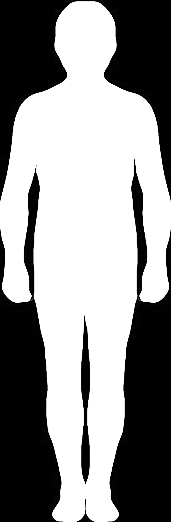
%> input picture Matlab/mask.png, 171 x 522 px
$ octave embody_stats2.m   (GNU Octave 9; MATLAB toolbox functions it lacks are replaced by stand-ins)
%> lines starting %> are read from the running program, lines starting %| are printed output that depends on the picture
### Matlab/FDR.m
function [pID,pN] = FDR(p,q)
% FORMAT [pID,pN] = FDR(p,q)
%
% p   - vector of p-values
% q   - False Discovery Rate level
%
% pID - p-value threshold based on independence or positive dependence
% pN  - Nonparametric p-value threshold
%______________________________________________________________________________
% $Id: FDR.m,v 1.1 2009/10/20 09:04:30 nichols Exp $


p = p(isfinite(p));  % Toss NaN's
p = sort(p(:));
V = length(p);
I = (1:V)';

cVID = 1;
cVN = sum(1./(1:V));

pID = p(max(find(p<=I/V*q/cVID)));
pN = p(max(find(p<=I/V*q/cVN)));

### Matlab/embody_stats2.m
%% this is just a quick demo of how to efficiently run a two-sample ttest
% for a set of preprocessed subjects

clear all
close all


%% mask (we consider only pixels inside the mask for multiple comparisons)
mask=imread('mask.png');
%> mask is the input picture: size 522x171 uint8; min 0, max 255, mean 144.3
in_mask=find(mask>128); % list of pixels inside the mask
%> in_mask = 50364 values from 201 to 88971


%% load all subjects
basepath=['./preprocessed/']
files=dir([basepath '*.mat']); % preprocessed files, obtained by running embody2.m
NS=length(files);
NC=14; % number of conditions
data=zeros(length(in_mask),NS,NC);

for s=1:NS
    load([basepath files(s).name]); % now we have variable resmat
    % reshape 3D matrix intro 2D matrix ( pixels X conditions )
    temp=reshape(resmat,[],NC);
    data(:,s,:)=temp(in_mask,:);
end

%% load all subjects2
basepath=['./preprocessed2/']
files=dir([basepath '*.mat']); % preprocessed files, obtained by running embody_demo2.m
NS2=length(files);
NC2=14; % number of conditions
data2=zeros(length(in_mask),NS2,NC2);

for s=1:NS2
    load([basepath files(s).name]); % now we have variable resmat
    % reshape 3D matrix intro 2D matrix ( pixels X conditions )
    temp2=reshape(resmat,[],NC2);
    data2(:,s,:)=temp2(in_mask,:);
end

tdata=zeros(length(in_mask),NC);
for condit=1:NC
    [H,P,CI,STATS] = ttest2(data(:,:,condit)', data2(:,:,condit)');
    tdata(:,condit)=STATS.tstat;
end

%% multiple comparisons correction across all conditions
alltdata=tdata(:);
alltdata(find(~isfinite(alltdata))) = [];   % getting rid of anomalies due to low number of demo subjects (ie no variance)

df=NS-1;    % degreeso of freedom
P        = 1-cdf('T',alltdata,df);  % p values
%> P = []
[pID pN] = FDR(P,0.05);             % BH FDR
%> in FDR, `V = length(p);`: V = 0
%> in FDR, `I = (1:V)';`: I = []
%> in FDR, `cVN = sum(1./(1:V));`: cVN = 0
%> in FDR, `pID = p(max(find(p<=I/V*q/cVID)));`: pID = []
%> pID = []; pN = []
tID      = icdf('T',1-pID,df);      % T threshold, indep or pos. correl.
%> tID = []
tN       = icdf('T',1-pN,df) ;      % T threshold, no correl. assumptions
%> tN = []

%% plot tmaps

M=15; % max range for colorbar
NumCol=64;


th=tID; % if tID is null, you need to use an uncorrected T-value threshold.
%> th = []
if(isempty(th))
    % using uncorrected T-value threshold
    th=3;
end

non_sig=round(th/M*NumCol); % proportion of non significant colors
hotmap=hot(NumCol-non_sig);
coldmap=flipud([hotmap(:,3) hotmap(:,2) hotmap(:,1) ]);
hotcoldmap=[
    coldmap
    zeros(2*non_sig,3);
    hotmap
    ];

% reshaping the tvalues into images
tvals_for_plot=zeros(size(mask,1),size(mask,2),NC);
for condit=1:NC
    temp=zeros(size(mask));
    temp(in_mask)=tdata(:,condit);
    temp(find(~isfinite(temp)))=0; % we set nans and infs to 0 for display
    max(temp(:))
    tvals_for_plot(:,:,condit)=temp;
end
%> temp: size 522x171 double; every value is 0

% plotting
plotcols = 7; %set as desired
plotrows = ceil((NC+1)/plotcols); % number of rows is equal to number of conditions+1 (for the colorbar)
base=uint8(imread('base.png'));
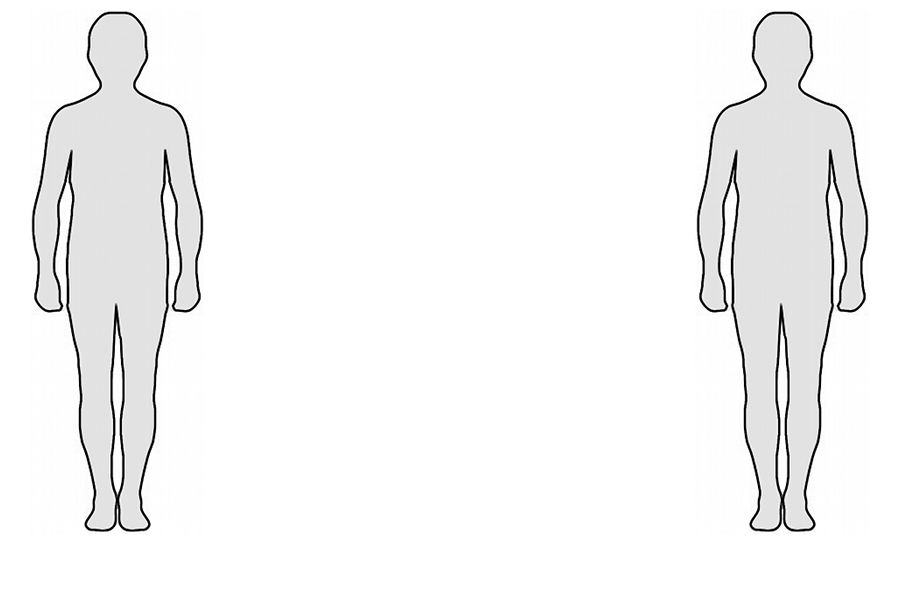
%> input picture Matlab/base.png, 900 x 600 px
%> base is the input picture: size 600x900x3 uint8; mean R, G, B 245.3, 245.3, 245.2
base2=base(10:531,33:203,:); % single image base
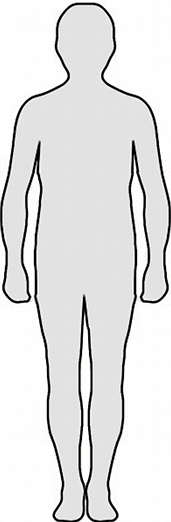
%> base2: size 522x171x3 uint8; mean R, G, B 225.6, 225.6, 225.6
labels={'Neutral'
'Fear'
'Anger'
'Disgust'
'Sadness'
'Happiness'
'Surprise'
'Anxiety'
'Love'
'Depression'
'Contempt'
'Pride'
'Shame'
'Jealousy'
};
for n=1:NC
    figure(100)
    subplot(plotrows,plotcols,n)
    imagesc(base2);
    axis('off');
    set(gcf,'Color',[1 1 1]);
    hold on;
    over2=tvals_for_plot(:,:,n);
    fh=imagesc(over2,[-M,M]);
    axis('off');
    axis equal
    colormap(hotcoldmap);
    set(fh,'AlphaData',mask)
    title(labels(n),'FontSize',10)
    if(n==NC)
        subplot(plotrows,plotcols,n+1)
        fh=imagesc(ones(size(base2)),[-M,M]);
        axis('off');
        colorbar;
    end
end
